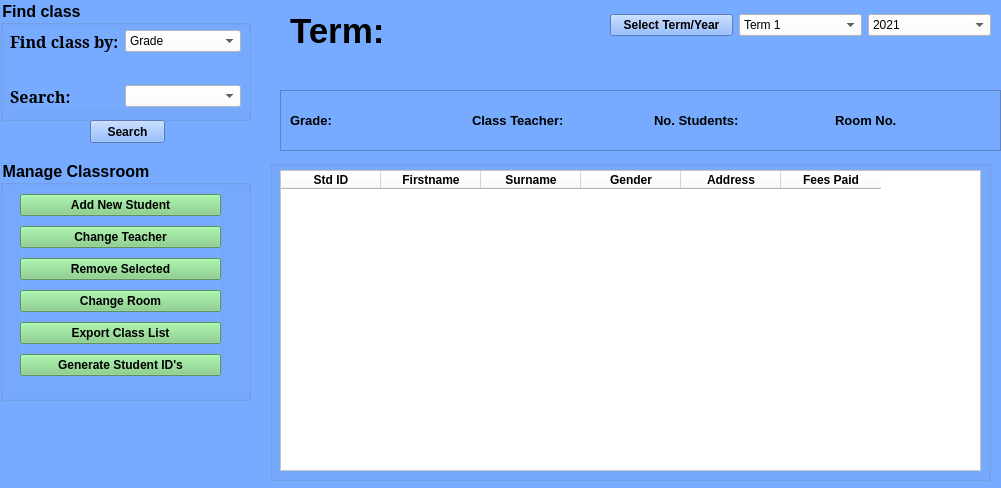
<?xml version="1.0" encoding="UTF-8"?>
<ui version="4.0">
 <class>class_form</class>
 <widget class="QWidget" name="class_form">
  <property name="geometry">
   <rect>
    <x>0</x>
    <y>0</y>
    <width>1001</width>
    <height>488</height>
   </rect>
  </property>
  <property name="windowTitle">
   <string>class list</string>
  </property>
  <property name="styleSheet">
   <string notr="true">background-color: rgb(119, 171, 255);</string>
  </property>
  <widget class="QGroupBox" name="groupBox">
   <property name="geometry">
    <rect>
     <x>0</x>
     <y>0</y>
     <width>251</width>
     <height>121</height>
    </rect>
   </property>
   <property name="font">
    <font>
     <pointsize>12</pointsize>
     <weight>75</weight>
     <bold>true</bold>
    </font>
   </property>
   <property name="styleSheet">
    <string notr="true">background-color: rgb(119, 171, 255);</string>
   </property>
   <property name="title">
    <string>Find class</string>
   </property>
   <widget class="QWidget" name="formLayoutWidget">
    <property name="geometry">
     <rect>
      <x>10</x>
      <y>30</y>
      <width>231</width>
      <height>78</height>
     </rect>
    </property>
    <layout class="QFormLayout" name="formLayout">
     <item row="0" column="0">
      <widget class="QLabel" name="label">
       <property name="font">
        <font>
         <family>MS Serif</family>
         <pointsize>12</pointsize>
         <weight>75</weight>
         <bold>true</bold>
        </font>
       </property>
       <property name="styleSheet">
        <string notr="true">background-color: rgb(119, 171, 255);</string>
       </property>
       <property name="text">
        <string>Find class by:</string>
       </property>
      </widget>
     </item>
     <item row="0" column="1">
      <widget class="QComboBox" name="comboBox">
       <property name="styleSheet">
        <string notr="true">background-color: rgb(255, 255, 255);</string>
       </property>
       <item>
        <property name="text">
         <string>Grade</string>
        </property>
       </item>
       <item>
        <property name="text">
         <string>Teacher</string>
        </property>
       </item>
       <item>
        <property name="text">
         <string>ID</string>
        </property>
       </item>
      </widget>
     </item>
     <item row="3" column="0">
      <widget class="QLabel" name="label_2">
       <property name="font">
        <font>
         <family>MS Serif</family>
         <pointsize>12</pointsize>
         <weight>75</weight>
         <bold>true</bold>
        </font>
       </property>
       <property name="styleSheet">
        <string notr="true">background-color: rgb(119, 171, 255);</string>
       </property>
       <property name="text">
        <string>Search:</string>
       </property>
      </widget>
     </item>
     <item row="3" column="1">
      <widget class="QComboBox" name="comboBox_2">
       <property name="styleSheet">
        <string notr="true">background-color: rgb(255, 255, 255);</string>
       </property>
      </widget>
     </item>
     <item row="2" column="1">
      <spacer name="horizontalSpacer">
       <property name="orientation">
        <enum>Qt::Horizontal</enum>
       </property>
       <property name="sizeHint" stdset="0">
        <size>
         <width>40</width>
         <height>20</height>
        </size>
       </property>
      </spacer>
     </item>
    </layout>
   </widget>
  </widget>
  <widget class="QGroupBox" name="groupBox_2">
   <property name="geometry">
    <rect>
     <x>0</x>
     <y>160</y>
     <width>251</width>
     <height>241</height>
    </rect>
   </property>
   <property name="font">
    <font>
     <pointsize>12</pointsize>
     <weight>75</weight>
     <bold>true</bold>
    </font>
   </property>
   <property name="styleSheet">
    <string notr="true">background-color: rgb(119, 171, 255);</string>
   </property>
   <property name="title">
    <string>Manage Classroom</string>
   </property>
   <widget class="QWidget" name="verticalLayoutWidget">
    <property name="geometry">
     <rect>
      <x>20</x>
      <y>30</y>
      <width>201</width>
      <height>191</height>
     </rect>
    </property>
    <layout class="QVBoxLayout" name="verticalLayout">
     <item>
      <widget class="QPushButton" name="add_std">
       <property name="font">
        <font>
         <weight>75</weight>
         <bold>true</bold>
        </font>
       </property>
       <property name="styleSheet">
        <string notr="true">background-color: rgb(125, 205, 127);</string>
       </property>
       <property name="text">
        <string>Add New Student</string>
       </property>
      </widget>
     </item>
     <item>
      <widget class="QPushButton" name="change_tr">
       <property name="font">
        <font>
         <weight>75</weight>
         <bold>true</bold>
        </font>
       </property>
       <property name="styleSheet">
        <string notr="true">background-color: rgb(125, 205, 127);</string>
       </property>
       <property name="text">
        <string>Change Teacher</string>
       </property>
      </widget>
     </item>
     <item>
      <widget class="QPushButton" name="remove_std">
       <property name="font">
        <font>
         <weight>75</weight>
         <bold>true</bold>
        </font>
       </property>
       <property name="styleSheet">
        <string notr="true">background-color: rgb(125, 205, 127);</string>
       </property>
       <property name="text">
        <string>Remove Selected</string>
       </property>
      </widget>
     </item>
     <item>
      <widget class="QPushButton" name="remove_std_2">
       <property name="font">
        <font>
         <weight>75</weight>
         <bold>true</bold>
        </font>
       </property>
       <property name="styleSheet">
        <string notr="true">background-color: rgb(125, 205, 127);</string>
       </property>
       <property name="text">
        <string>Change Room</string>
       </property>
      </widget>
     </item>
     <item>
      <widget class="QPushButton" name="remove_std_3">
       <property name="font">
        <font>
         <weight>75</weight>
         <bold>true</bold>
        </font>
       </property>
       <property name="styleSheet">
        <string notr="true">background-color: rgb(125, 205, 127);</string>
       </property>
       <property name="text">
        <string>Export Class List</string>
       </property>
      </widget>
     </item>
     <item>
      <widget class="QPushButton" name="remove_std_4">
       <property name="font">
        <font>
         <weight>75</weight>
         <bold>true</bold>
        </font>
       </property>
       <property name="styleSheet">
        <string notr="true">background-color: rgb(125, 205, 127);</string>
       </property>
       <property name="text">
        <string>Generate Student ID's</string>
       </property>
      </widget>
     </item>
    </layout>
   </widget>
  </widget>
  <widget class="QGroupBox" name="groupBox_3">
   <property name="geometry">
    <rect>
     <x>270</x>
     <y>160</y>
     <width>721</width>
     <height>321</height>
    </rect>
   </property>
   <property name="font">
    <font>
     <pointsize>12</pointsize>
     <weight>75</weight>
     <bold>true</bold>
    </font>
   </property>
   <property name="styleSheet">
    <string notr="true">background-color: rgb(119, 171, 255);</string>
   </property>
   <property name="title">
    <string/>
   </property>
   <widget class="QTableWidget" name="tableWidget">
    <property name="geometry">
     <rect>
      <x>10</x>
      <y>10</y>
      <width>701</width>
      <height>301</height>
     </rect>
    </property>
    <property name="styleSheet">
     <string notr="true">background-color: rgb(255, 255, 255);</string>
    </property>
    <column>
     <property name="text">
      <string>Std ID</string>
     </property>
     <property name="font">
      <font>
       <weight>75</weight>
       <bold>true</bold>
      </font>
     </property>
    </column>
    <column>
     <property name="text">
      <string>Firstname</string>
     </property>
     <property name="font">
      <font>
       <weight>75</weight>
       <bold>true</bold>
      </font>
     </property>
    </column>
    <column>
     <property name="text">
      <string>Surname</string>
     </property>
     <property name="font">
      <font>
       <weight>75</weight>
       <bold>true</bold>
      </font>
     </property>
    </column>
    <column>
     <property name="text">
      <string>Gender</string>
     </property>
     <property name="font">
      <font>
       <weight>75</weight>
       <bold>true</bold>
      </font>
     </property>
    </column>
    <column>
     <property name="text">
      <string>Address</string>
     </property>
     <property name="font">
      <font>
       <weight>75</weight>
       <bold>true</bold>
      </font>
     </property>
    </column>
    <column>
     <property name="text">
      <string>Fees Paid</string>
     </property>
     <property name="font">
      <font>
       <weight>75</weight>
       <bold>true</bold>
      </font>
     </property>
    </column>
   </widget>
  </widget>
  <widget class="QFrame" name="frame">
   <property name="geometry">
    <rect>
     <x>280</x>
     <y>90</y>
     <width>721</width>
     <height>61</height>
    </rect>
   </property>
   <property name="styleSheet">
    <string notr="true">background-color: rgb(119, 171, 255);</string>
   </property>
   <property name="frameShape">
    <enum>QFrame::StyledPanel</enum>
   </property>
   <property name="frameShadow">
    <enum>QFrame::Sunken</enum>
   </property>
   <property name="lineWidth">
    <number>3</number>
   </property>
   <widget class="QWidget" name="horizontalLayoutWidget">
    <property name="geometry">
     <rect>
      <x>10</x>
      <y>10</y>
      <width>701</width>
      <height>41</height>
     </rect>
    </property>
    <layout class="QHBoxLayout" name="horizontalLayout">
     <item>
      <widget class="QLabel" name="label_3">
       <property name="font">
        <font>
         <pointsize>10</pointsize>
         <weight>75</weight>
         <bold>true</bold>
        </font>
       </property>
       <property name="styleSheet">
        <string notr="true">background-color: rgb(119, 171, 255);</string>
       </property>
       <property name="text">
        <string>Grade:</string>
       </property>
      </widget>
     </item>
     <item>
      <spacer name="verticalSpacer_2">
       <property name="orientation">
        <enum>Qt::Vertical</enum>
       </property>
       <property name="sizeHint" stdset="0">
        <size>
         <width>20</width>
         <height>40</height>
        </size>
       </property>
      </spacer>
     </item>
     <item>
      <widget class="QLabel" name="label_5">
       <property name="font">
        <font>
         <pointsize>10</pointsize>
         <weight>75</weight>
         <bold>true</bold>
        </font>
       </property>
       <property name="styleSheet">
        <string notr="true">background-color: rgb(119, 171, 255);</string>
       </property>
       <property name="text">
        <string>Class Teacher: </string>
       </property>
      </widget>
     </item>
     <item>
      <spacer name="verticalSpacer_3">
       <property name="orientation">
        <enum>Qt::Vertical</enum>
       </property>
       <property name="sizeHint" stdset="0">
        <size>
         <width>20</width>
         <height>40</height>
        </size>
       </property>
      </spacer>
     </item>
     <item>
      <widget class="QLabel" name="label_4">
       <property name="font">
        <font>
         <pointsize>10</pointsize>
         <weight>75</weight>
         <bold>true</bold>
        </font>
       </property>
       <property name="styleSheet">
        <string notr="true">background-color: rgb(119, 171, 255);</string>
       </property>
       <property name="text">
        <string>No. Students:</string>
       </property>
      </widget>
     </item>
     <item>
      <spacer name="verticalSpacer">
       <property name="orientation">
        <enum>Qt::Vertical</enum>
       </property>
       <property name="sizeHint" stdset="0">
        <size>
         <width>20</width>
         <height>40</height>
        </size>
       </property>
      </spacer>
     </item>
     <item>
      <widget class="QLabel" name="label_6">
       <property name="font">
        <font>
         <pointsize>10</pointsize>
         <weight>75</weight>
         <bold>true</bold>
        </font>
       </property>
       <property name="styleSheet">
        <string notr="true">background-color: rgb(119, 171, 255);</string>
       </property>
       <property name="text">
        <string>Room No.</string>
       </property>
      </widget>
     </item>
    </layout>
   </widget>
  </widget>
  <widget class="QLabel" name="label_Term">
   <property name="geometry">
    <rect>
     <x>290</x>
     <y>10</y>
     <width>241</width>
     <height>41</height>
    </rect>
   </property>
   <property name="font">
    <font>
     <pointsize>26</pointsize>
     <weight>75</weight>
     <bold>true</bold>
    </font>
   </property>
   <property name="styleSheet">
    <string notr="true">background-color: rgb(119, 171, 255);</string>
   </property>
   <property name="text">
    <string>Term: </string>
   </property>
  </widget>
  <widget class="QPushButton" name="pushButton">
   <property name="geometry">
    <rect>
     <x>90</x>
     <y>120</y>
     <width>75</width>
     <height>23</height>
    </rect>
   </property>
   <property name="font">
    <font>
     <weight>75</weight>
     <bold>true</bold>
    </font>
   </property>
   <property name="text">
    <string>Search</string>
   </property>
  </widget>
  <widget class="QWidget" name="horizontalLayoutWidget_2">
   <property name="geometry">
    <rect>
     <x>610</x>
     <y>0</y>
     <width>381</width>
     <height>51</height>
    </rect>
   </property>
   <layout class="QHBoxLayout" name="horizontalLayout_2">
    <item>
     <widget class="QPushButton" name="pushButton_2">
      <property name="font">
       <font>
        <weight>75</weight>
        <bold>true</bold>
       </font>
      </property>
      <property name="text">
       <string>Select Term/Year</string>
      </property>
     </widget>
    </item>
    <item>
     <widget class="QComboBox" name="comboBox_3">
      <property name="styleSheet">
       <string notr="true">background-color: rgb(255, 255, 255);</string>
      </property>
      <item>
       <property name="text">
        <string>Term 1</string>
       </property>
      </item>
      <item>
       <property name="text">
        <string>Term 2</string>
       </property>
      </item>
      <item>
       <property name="text">
        <string>Term 3</string>
       </property>
      </item>
     </widget>
    </item>
    <item>
     <widget class="QComboBox" name="comboBox_4">
      <property name="styleSheet">
       <string notr="true">background-color: rgb(255, 255, 255);</string>
      </property>
      <item>
       <property name="text">
        <string>2021</string>
       </property>
      </item>
      <item>
       <property name="text">
        <string>2022</string>
       </property>
      </item>
      <item>
       <property name="text">
        <string>2023</string>
       </property>
      </item>
     </widget>
    </item>
   </layout>
  </widget>
 </widget>
 <resources/>
 <connections/>
</ui>
